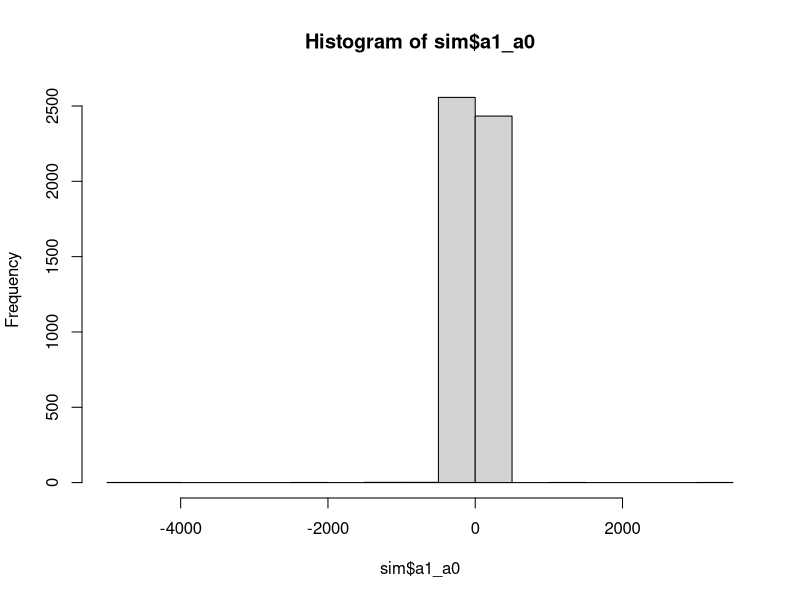

Source code (R): (Note: this script raises an error after producing the figure.)
# A selection model with randomly assigned offer of treatment
# and non-differential measurement error
dgp <- function(a0, a1, b = 3000, c = 10000, g0 = 0, g1 = 100, s_noise = 500, s_ability = 500, q = 0.5, n = 1000){
  
  z <- rbinom(n, 1, q) #offer of treatment
  ability <- rnorm(n, 0, s_ability)
  xstar <- as.numeric(g0 + g1 * z + ability > 0) #select into treatment
  e <- rnorm(n, 0, s_noise) + ability
  y <- c + b * xstar + e
  #mis-classification
  x <- (1 - xstar) * rbinom(n, 1, a0) + xstar * rbinom(n, 1, 1 - a1) 
  return(data.frame(x, y, z))
}

# Calculate various estimators 
est <- function(inData){
  OLS <- with(inData, cov(x,y)/var(x))
  IV <- with(inData, cov(z,y)/cov(z,x))
  dat0 <- subset(inData, z == 0)
  dat1 <- subset(inData, z == 1)
  p1_hat <- mean(dat1$x) 
  p0_hat <- mean(dat0$x) 
  W <- IV
  Dy2 <- mean(dat1$y^2) - mean(dat0$y^2)
  DyT <- mean(dat1$y * dat1$x) - mean(dat0$y * dat0$x)
  R <- (Dy2 - 2 * W * DyT) / (W * (p1_hat - p0_hat))
  a1_a0 <- 1 + R/W 
  Dy3 <- mean(dat1$y^3) - mean(dat0$y^3)
  Dy2T <- mean(dat1$y^2 * dat1$x) - mean(dat0$y^2 * dat0$x)
  S <- (Dy3 - 3 * W * (Dy2T + R * DyT)) / (W * (p1_hat - p0_hat))
  term1 <- -0.5 * R/W
  disc <- sqrt(3 * R^2 - 2 * S)
  term2 <- 0.5 * disc/W
  root1 <- term1 + term2
  root2 <- term1 - term2
  out <- c(OLS, IV, a1_a0, root1, root2)
  names(out) <- c("OLS", "IV", "a1_a0", "root1", "root2")
  return(out)
}

set.seed(8372)
sim <- t(replicate(5000, est(dgp(0.0, 0.0))))
sim <- as.data.frame(sim)
mean(sim$a1_a0)
hist(sim$a1_a0)
quantile(sim$a1_a0, c(0.05, 0.95))
qqnorm(sim$a1_a0)
qqline(sim$a1_a0)
mean(sim$root1, na.rm = TRUE)
mean(sim$root2, na.rm = TRUE)
hist(sim$root1)
qqnorm(sim$root1)
qqline(sim$root1)
hist(sim$root2)
qqnorm(sim$root2)
qqline(sim$root2)
